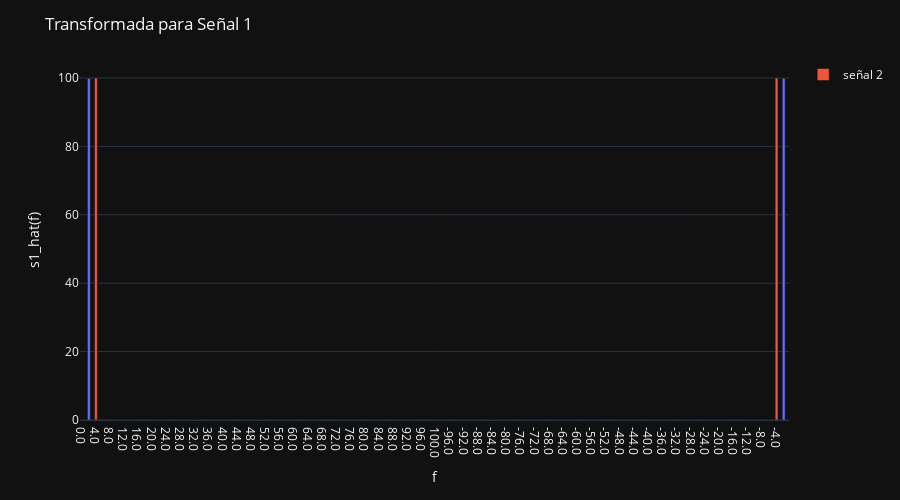

Source (notebook cell):
### Markdown cell above
Se tendría que buscar para todas las frecuencias, pero aquí ya sabemos que están en [2,4] porque las señales originales tienen 2 y 4 periodos respectivamente. 

Es diferente la frecuencia en la que se buscan las señales a desfasar y el ángulo de dirección

También se podría usar procesos gaussianos para ir buscando el ángulo, igual y no en vivo, pero te da la mejor dirección de búsqueda

### Code cell
fig=px.bar(x=freq_array_string,y=np.abs(s_hat_vec)[:,0])
fig.update_layout(
    title='Transformada para Señal 1',xaxis_title='f', yaxis_title='s1_hat(f)',
    height=500, width=900, template='plotly_dark',
)

fig.add_bar(x=freq_array_string,y=np.abs(s_hat_vec)[:,1],name='señal 2')
fig.show()

### Figure 1 — Plotly figure (JSON) as saved in the notebook; plotly's stock layout.template omitted (floating-point values rounded to 4 significant figures; data arrays with more than 128 entries replaced by an {"elided": "..."} marker saying what was removed)
{"data": [{"alignmentgroup": "True", "hovertemplate": "x=%{x}<br>y=%{y}<extra></extra>", "legendgroup": "", "marker": {"color": "#636efa", "pattern": {"shape": ""}}, "name": "", "offsetgroup": "", "orientation": "v", "showlegend": false, "textposition": "auto", "type": "bar", "x": {"elided": "200 str values"}, "xaxis": "x", "y": {"elided": "200 float values"}, "yaxis": "y"}, {"name": "señal 2", "type": "bar", "x": {"elided": "200 str values"}, "y": {"elided": "200 float values"}}], "layout": {"barmode": "relative", "height": 500, "legend": {"tracegroupgap": 0}, "margin": {"t": 60}, "title": {"text": "Transformada para Señal 1"}, "width": 900, "xaxis": {"anchor": "y", "domain": [0, 1], "title": {"text": "f"}}, "yaxis": {"anchor": "x", "domain": [0, 1], "title": {"text": "s1_hat(f)"}}}}
